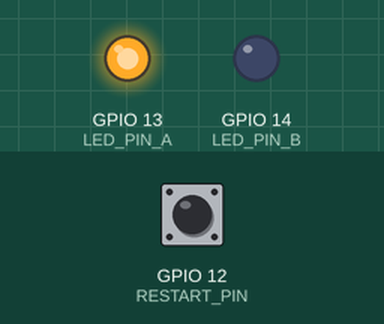
Simulated run of this program. Board: ESP32. Parts: output pins drawn as LEDs (lit = HIGH). Inputs (shaded band) come from the test bench; at power-on: GPIO 12 (RESTART_PIN) HIGH. WiFi joins after 1.5 s; servers stay silent unless stated; network time is answered at once with the bench clock; the local clock reads 2024-03-15 10:24:30 at power-on unless the program sets it; not simulated (calls return 0 or success): secret.h; what the program prints to the serial monitor is not drawn. At 6.1 s the program restarts the board; the recording ends there.

Above: at 4.9 s.
At 6.0 s:
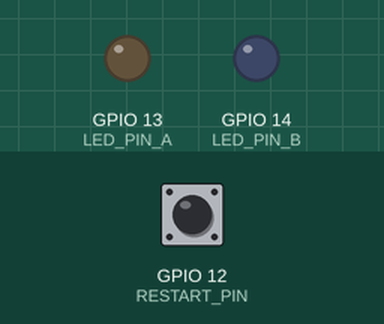
6.1 s: GPIO 12 (RESTART_PIN) pulled LOW for 0.15 s
Timing chart, 0 to 6.1 s (numbered marks = the images above; inputs shaded):
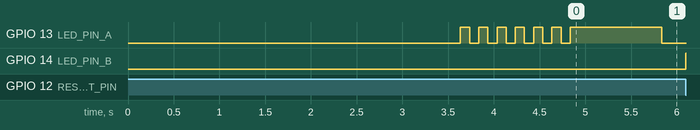

The program:

main.cpp
```cpp
#include <ArduinoOTA.h>
#include <WiFiManager.h>
#include <NTPClient.h>
#include <WiFiUdp.h>
#include "secret.h"

WiFiManager wm;
int timeout_hotspot = 120;

WiFiUDP ntpUDP;
NTPClient timeClient(ntpUDP, "pool.ntp.org", 8 * 3600, 3600000);

const int sleepStartHour = 180;   // 18:00 (6:00 PM)
const int sleepStartMinute = 0;  // 00 minutes
const int sleepEndHour = 610;      // 06:00 (6:00 AM)
const int sleepEndMinute = 10;    // 00 minutes

#define RESTART_PIN 12
#define LED_PIN_A 13
#define LED_PIN_B 14

int buttonState = 0;

unsigned long ledBOnDuration = 1000;
unsigned long lastButtonPressTime = 0;
bool ledBState = LOW;

unsigned long lastBlinkTime = 0;
unsigned long blinkInterval = 1000;

unsigned long lastCheckTime = 0;
const unsigned long checkInterval = 60000; //3600000

void setupCompleteCallback() {
  digitalWrite(LED_PIN_A, HIGH);
  delay(100);
  digitalWrite(LED_PIN_A, LOW);
  delay(100);
}

void IRAM_ATTR handleButtonPress() {
  ledBState = HIGH;
  lastButtonPressTime = millis();
  digitalWrite(LED_PIN_B, ledBState);
  ESP.restart();  // Restart
}

void setup() {
  Serial.begin(115200);
  bool res = wm.autoConnect(ssid, password);
  if (res) {
    Serial.println("Terhubung... :)");
    delay(100);
    timeClient.begin();
    Serial.println("Mendapatkan waktu... ");
    delay(2000);
    timeClient.update();
    Serial.print("Waktu sekarang: ");
    Serial.println(timeClient.getFormattedTime());
  } else {
    Serial.println("Gagal mengkoneksikan Wi-Fi");
    delay(100);

    wm.setConfigPortalTimeout(timeout_hotspot);
    if (!wm.startConfigPortal(hotspot_ssid, hotspot_password)) {
      Serial.println("Gagal mengkoneksikan Wi-Fi dan waktu habis");
      delay(100);
      ESP.restart();
      delay(100);
      Serial.println("Restarting");
    } else {
      Serial.println("Terhubung ke Wi-Fi setelah dikonfigurasi!");
      delay(100);
    }
  }

  ArduinoOTA.setPassword(auth);
  ArduinoOTA.begin();
  pinMode(LED_PIN_A, OUTPUT);
  pinMode(LED_PIN_B, OUTPUT);
  pinMode(RESTART_PIN, INPUT_PULLUP);
  Serial.println("Setup complete");
  for(int i = 0; i < 6; i++) {
    setupCompleteCallback();
  }
  attachInterrupt(digitalPinToInterrupt(RESTART_PIN), handleButtonPress, FALLING);
  digitalWrite(LED_PIN_B, LOW);
  }

void loop() {
  if (WiFi.status() != WL_CONNECTED) {
    Serial.print("Wi-Fi status: ");
    Serial.println(WiFi.status());
    Serial.println("Wi-Fi terputus, memulai config portal...");
    wm.startConfigPortal(hotspot_ssid, hotspot_password);
  }

  ArduinoOTA.handle();

  if (millis() - lastBlinkTime >= blinkInterval) {
    lastBlinkTime = millis();

    // Toggle LED A
    digitalWrite(LED_PIN_A, !digitalRead(LED_PIN_A));
  }

  if (ledBState == HIGH && millis() - lastButtonPressTime >= ledBOnDuration) {
  digitalWrite(LED_PIN_B, LOW);  // Matikan LED 2
  ledBState = LOW;  // Status Matikan LED 2
  }
}
```
